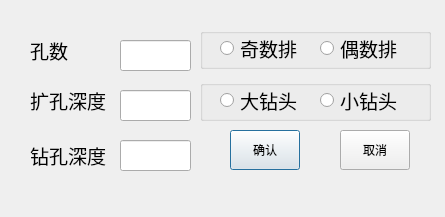
<?xml version="1.0" encoding="UTF-8"?>
<ui version="4.0">
 <class>InputPara</class>
 <widget class="QDialog" name="InputPara">
  <property name="geometry">
   <rect>
    <x>0</x>
    <y>0</y>
    <width>445</width>
    <height>217</height>
   </rect>
  </property>
  <property name="sizePolicy">
   <sizepolicy hsizetype="Fixed" vsizetype="Fixed">
    <horstretch>0</horstretch>
    <verstretch>0</verstretch>
   </sizepolicy>
  </property>
  <property name="acceptDrops">
   <bool>false</bool>
  </property>
  <property name="windowTitle">
   <string>Dialog</string>
  </property>
  <property name="windowIcon">
   <iconset resource="src.qrc">
    <normaloff>:/images/image/wireless.bmp</normaloff>:/images/image/wireless.bmp</iconset>
  </property>
  <widget class="QLabel" name="label">
   <property name="geometry">
    <rect>
     <x>30</x>
     <y>40</y>
     <width>61</width>
     <height>21</height>
    </rect>
   </property>
   <property name="font">
    <font>
     <pointsize>14</pointsize>
    </font>
   </property>
   <property name="text">
    <string>孔数</string>
   </property>
  </widget>
  <widget class="myLineEdit" name="lineEdit">
   <property name="geometry">
    <rect>
     <x>120</x>
     <y>40</y>
     <width>71</width>
     <height>31</height>
    </rect>
   </property>
   <property name="font">
    <font>
     <pointsize>14</pointsize>
    </font>
   </property>
  </widget>
  <widget class="myLineEdit" name="lineEdit_2">
   <property name="geometry">
    <rect>
     <x>120</x>
     <y>90</y>
     <width>71</width>
     <height>31</height>
    </rect>
   </property>
   <property name="font">
    <font>
     <pointsize>14</pointsize>
    </font>
   </property>
  </widget>
  <widget class="myLineEdit" name="lineEdit_3">
   <property name="geometry">
    <rect>
     <x>120</x>
     <y>140</y>
     <width>71</width>
     <height>31</height>
    </rect>
   </property>
   <property name="font">
    <font>
     <pointsize>14</pointsize>
    </font>
   </property>
  </widget>
  <widget class="QLabel" name="label_2">
   <property name="geometry">
    <rect>
     <x>30</x>
     <y>90</y>
     <width>81</width>
     <height>21</height>
    </rect>
   </property>
   <property name="font">
    <font>
     <pointsize>14</pointsize>
    </font>
   </property>
   <property name="text">
    <string>扩孔深度</string>
   </property>
  </widget>
  <widget class="QLabel" name="label_3">
   <property name="geometry">
    <rect>
     <x>30</x>
     <y>140</y>
     <width>81</width>
     <height>31</height>
    </rect>
   </property>
   <property name="font">
    <font>
     <pointsize>14</pointsize>
    </font>
   </property>
   <property name="text">
    <string>钻孔深度</string>
   </property>
  </widget>
  <widget class="QPushButton" name="pushButton">
   <property name="geometry">
    <rect>
     <x>230</x>
     <y>130</y>
     <width>70</width>
     <height>40</height>
    </rect>
   </property>
   <property name="text">
    <string>确认</string>
   </property>
  </widget>
  <widget class="QPushButton" name="pushButton_2">
   <property name="geometry">
    <rect>
     <x>340</x>
     <y>130</y>
     <width>70</width>
     <height>40</height>
    </rect>
   </property>
   <property name="text">
    <string>取消</string>
   </property>
  </widget>
  <widget class="QGroupBox" name="groupBox">
   <property name="geometry">
    <rect>
     <x>200</x>
     <y>28</y>
     <width>231</width>
     <height>41</height>
    </rect>
   </property>
   <property name="title">
    <string/>
   </property>
   <property name="flat">
    <bool>true</bool>
   </property>
   <widget class="QRadioButton" name="radioButton_4">
    <property name="geometry">
     <rect>
      <x>120</x>
      <y>10</y>
      <width>97</width>
      <height>21</height>
     </rect>
    </property>
    <property name="font">
     <font>
      <pointsize>14</pointsize>
     </font>
    </property>
    <property name="text">
     <string>偶数排</string>
    </property>
   </widget>
   <widget class="QRadioButton" name="radioButton_3">
    <property name="geometry">
     <rect>
      <x>20</x>
      <y>10</y>
      <width>97</width>
      <height>21</height>
     </rect>
    </property>
    <property name="font">
     <font>
      <pointsize>14</pointsize>
     </font>
    </property>
    <property name="text">
     <string>奇数排</string>
    </property>
   </widget>
  </widget>
  <widget class="QGroupBox" name="groupBox_2">
   <property name="geometry">
    <rect>
     <x>200</x>
     <y>80</y>
     <width>231</width>
     <height>41</height>
    </rect>
   </property>
   <property name="title">
    <string/>
   </property>
   <property name="flat">
    <bool>true</bool>
   </property>
   <widget class="QRadioButton" name="radioButton_2">
    <property name="geometry">
     <rect>
      <x>120</x>
      <y>10</y>
      <width>97</width>
      <height>21</height>
     </rect>
    </property>
    <property name="font">
     <font>
      <pointsize>14</pointsize>
     </font>
    </property>
    <property name="text">
     <string>小钻头</string>
    </property>
   </widget>
   <widget class="QRadioButton" name="radioButton">
    <property name="geometry">
     <rect>
      <x>20</x>
      <y>10</y>
      <width>97</width>
      <height>21</height>
     </rect>
    </property>
    <property name="font">
     <font>
      <pointsize>14</pointsize>
     </font>
    </property>
    <property name="text">
     <string>大钻头</string>
    </property>
   </widget>
  </widget>
 </widget>
 <customwidgets>
  <customwidget>
   <class>myLineEdit</class>
   <extends>QLineEdit</extends>
   <header>mylineedit.h</header>
   <slots>
    <signal>SendDialog(Keypad*)</signal>
   </slots>
  </customwidget>
 </customwidgets>
 <resources>
  <include location="src.qrc"/>
 </resources>
 <connections>
  <connection>
   <sender>pushButton_2</sender>
   <signal>clicked()</signal>
   <receiver>InputPara</receiver>
   <slot>close()</slot>
   <hints>
    <hint type="sourcelabel">
     <x>349</x>
     <y>261</y>
    </hint>
    <hint type="destinationlabel">
     <x>379</x>
     <y>178</y>
    </hint>
   </hints>
  </connection>
 </connections>
</ui>
